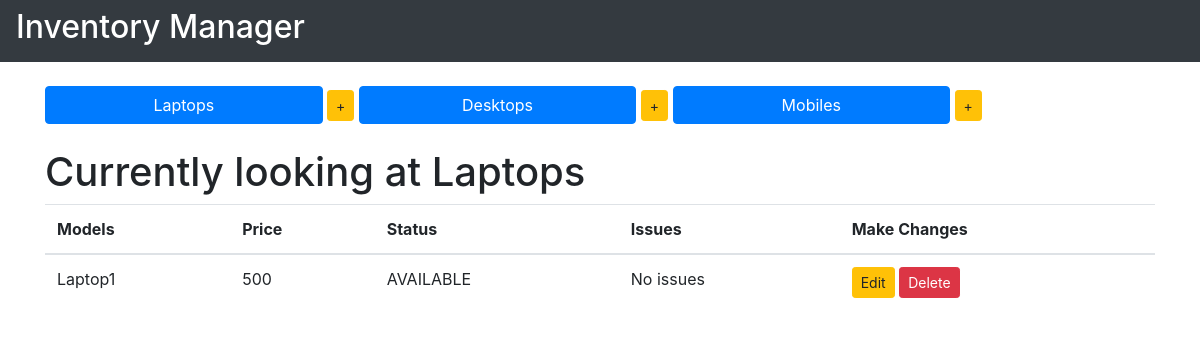
The app's page /display_laptops with its own data.
### inventory/models.py (models this page shows, shortened)
class Device(models.Model):
    type=models.CharField(max_length=100,blank=False)
    price=models.IntegerField()
    choices=(
        ('AVAILABLE','Item ready to be purchased'),
        ('SOLD','Item Sold'),
        ('RESTOCKING','Item restoking in somedays')
    )
    status=models.CharField(max_length=30,choices=choices,default="SOLD")
    issues=models.CharField(max_length=100,default="No issues")
    class Meta:
        abstract=True

class Laptop(Device):
    pass

### inventory/views.py (the view)
# urls.py: path("display_laptops",views.display_laptops,name="display_laptops"),
def display_laptops(request):
    items=Laptop.objects.all()
    context={
        'items':items,
        'header':'Laptops',
    }
    return render(request,'index.html',context)

### inventory/templates/index.html
{%extends 'base.html'%}
{%block body%}
<br>
<div class="button-group">
    <a href="{% url 'display_laptops' %}" class="btn btn-primary btn-md" role="button" style=" display: inline-block;width:25%;">Laptops</a>
    <a href="{% url 'add_laptop' %}" class="btn btn-warning btn-sm" role="button" style=" display: inline-block;">+</a>
    <a href="{% url 'display_desktops' %}" class="btn btn-primary btn-md" role="button" style=" display: inline-block;inline-block;width:25%;">Desktops</a>
    <a href="{% url 'add_desktop' %}" class="btn btn-warning btn-sm" role="button" style=" display: inline-block;">+</a>
    <a href="{% url 'display_mobiles' %}" class="btn btn-primary btn-md" role="button" style=" display: inline-block;inline-block;width:25%;">Mobiles</a>
    <a href="{% url 'add_mobile' %}" class="btn btn-warning btn-sm" role="button" style=" display: inline-block;">+</a>
</div>
<br>
<h1>Currently looking at {{header}}</h1>
<table class="table table-hover">
    <thead>
       <tr>
           <th>Models</th>
           <th>Price</th>
           <th>Status</th>
           <th>Issues</th>
           <th>Make Changes</th>
       </tr>
    </thead>
    {%for item in items%}
    <tr>
        <td>{{item.type}}</td>
        <td>{{item.price}}</td>
        <td>{{item.status}}</td>
        <td>{{item.issues}}</td>
        {% if header == "Laptops" %}
        <td>
            <a href="{% url 'edit_laptop' item.pk %}" class="btn btn-warning btn-sm">Edit</a>
            <a href="{% url 'delete_laptop' item.pk %}" class="btn btn-danger btn-sm">Delete</a>
        </td>
        {% elif header == "Desktops" %}
        <td>
            <a href="{%url 'edit_desktop' item.pk %}" class="btn btn-warning btn-sm">Edit</a>
            <a href="{% url 'delete_desktop' item.pk %}" class="btn btn-danger btn-sm">Delete</a>
        </td>
        {% else %}
        <td>
            <a href="{%url 'edit_mobile' item.pk %}" class="btn btn-warning btn-sm">Edit</a>
            <a href="{% url 'delete_mobile' item.pk %}" class="btn btn-danger btn-sm">Delete</a>
        </td>
        {% endif %}
    </tr>
    {%endfor%}
</table>
{%endblock%}

### records on screen
Laptop: type "Laptop1", price "500", status "AVAILABLE", issues "No issues"

### other values on screen
{{ header }} "Laptops"
